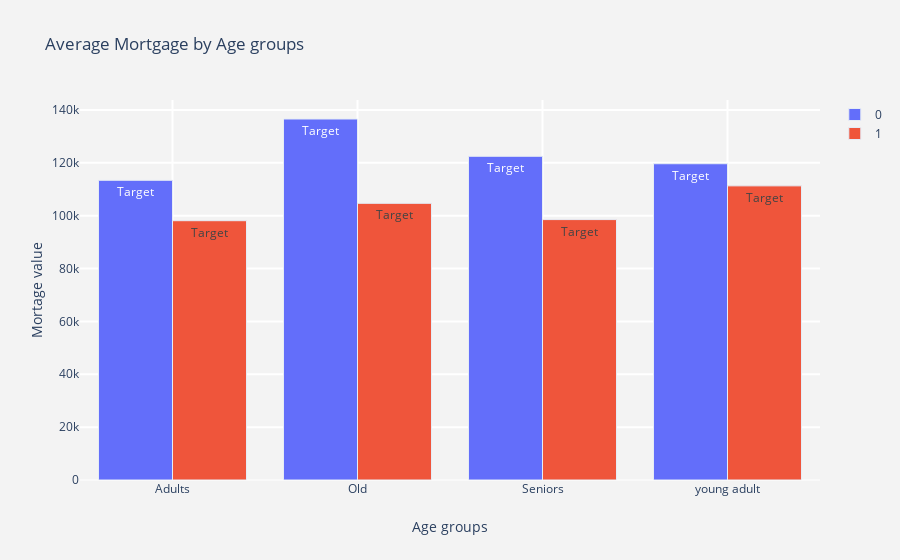
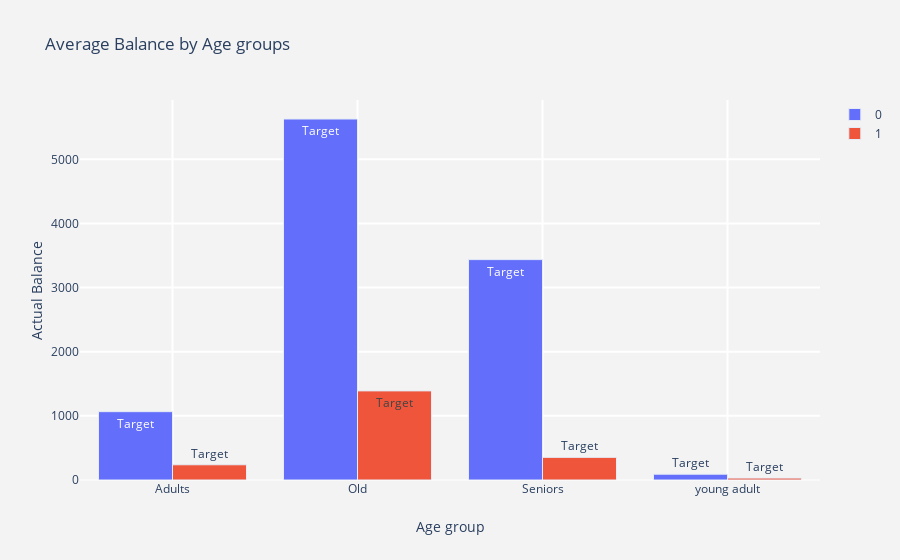
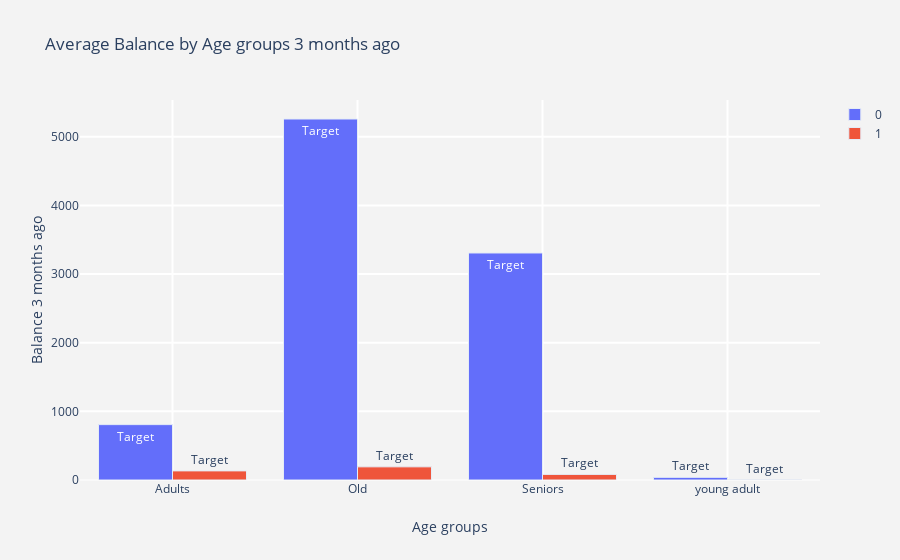

The cell these charts' notebook holds for them, in order:
### Markdown cell above
### Important information : On the Plot below the label 1 represents Happy customers and label 0 Non-Happy customer

### Code cell
py.iplot(fig2)
py.iplot(fig1)
py.iplot(fig3)

### Figure 1 — Plotly figure (JSON) as saved in the notebook; plotly's stock layout.template omitted (floating-point values rounded to 4 significant figures)
{"data": [{"marker": {"line": {"width": 1}}, "name": "0", "text": "Target", "type": "bar", "x": ["Adults", "Old", "Seniors", "young adult"], "y": [113400.0, 136600.0, 122500.0, 119700.0]}, {"marker": {"line": {"width": 1}}, "name": "1", "text": "Target", "type": "bar", "x": ["Adults", "Old", "Seniors", "young adult"], "y": [98120.0, 104700.0, 98540.0, 111300.0]}], "layout": {"paper_bgcolor": "rgb(243,243,243)", "plot_bgcolor": "rgb(243,243,243)", "title": {"text": "Average Mortgage by Age groups"}, "xaxis": {"gridcolor": "rgb(255, 255, 255)", "gridwidth": 2, "ticklen": 5, "title": {"text": "Age groups"}, "zerolinewidth": 1}, "yaxis": {"gridcolor": "rgb(255, 255, 255)", "gridwidth": 2, "ticklen": 5, "title": {"text": "Mortage value"}, "zerolinewidth": 1}}}

### Figure 2 — Plotly figure (JSON) as saved in the notebook; plotly's stock layout.template omitted (floating-point values rounded to 4 significant figures)
{"data": [{"marker": {"line": {"width": 1}}, "name": "0", "text": "Target", "type": "bar", "x": ["Adults", "Old", "Seniors", "young adult"], "y": [1066.0, 5629.0, 3436.0, 90.44]}, {"marker": {"line": {"width": 1}}, "name": "1", "text": "Target", "type": "bar", "x": ["Adults", "Old", "Seniors", "young adult"], "y": [237.5, 1390.0, 352.8, 30.09]}], "layout": {"paper_bgcolor": "rgb(243,243,243)", "plot_bgcolor": "rgb(243,243,243)", "title": {"text": "Average Balance by Age groups"}, "xaxis": {"gridcolor": "rgb(255, 255, 255)", "gridwidth": 2, "ticklen": 5, "title": {"text": "Age group"}, "zerolinewidth": 1}, "yaxis": {"gridcolor": "rgb(255, 255, 255)", "gridwidth": 2, "ticklen": 5, "title": {"text": "Actual Balance"}, "zerolinewidth": 1}}}

### Figure 3 — Plotly figure (JSON) as saved in the notebook; plotly's stock layout.template omitted (floating-point values rounded to 4 significant figures)
{"data": [{"marker": {"line": {"width": 1}}, "name": "0", "text": "Target", "type": "bar", "x": ["Adults", "Old", "Seniors", "young adult"], "y": [806.6, 5259.0, 3307.0, 38.44]}, {"marker": {"line": {"width": 1}}, "name": "1", "text": "Target", "type": "bar", "x": ["Adults", "Old", "Seniors", "young adult"], "y": [132.8, 191.8, 81.73, 4.767]}], "layout": {"paper_bgcolor": "rgb(243,243,243)", "plot_bgcolor": "rgb(243,243,243)", "title": {"text": "Average Balance by Age groups 3 months ago"}, "xaxis": {"gridcolor": "rgb(255, 255, 255)", "gridwidth": 2, "ticklen": 5, "title": {"text": "Age groups"}, "zerolinewidth": 1}, "yaxis": {"gridcolor": "rgb(255, 255, 255)", "gridwidth": 2, "ticklen": 5, "title": {"text": "Balance 3 months ago"}, "zerolinewidth": 1}}}
